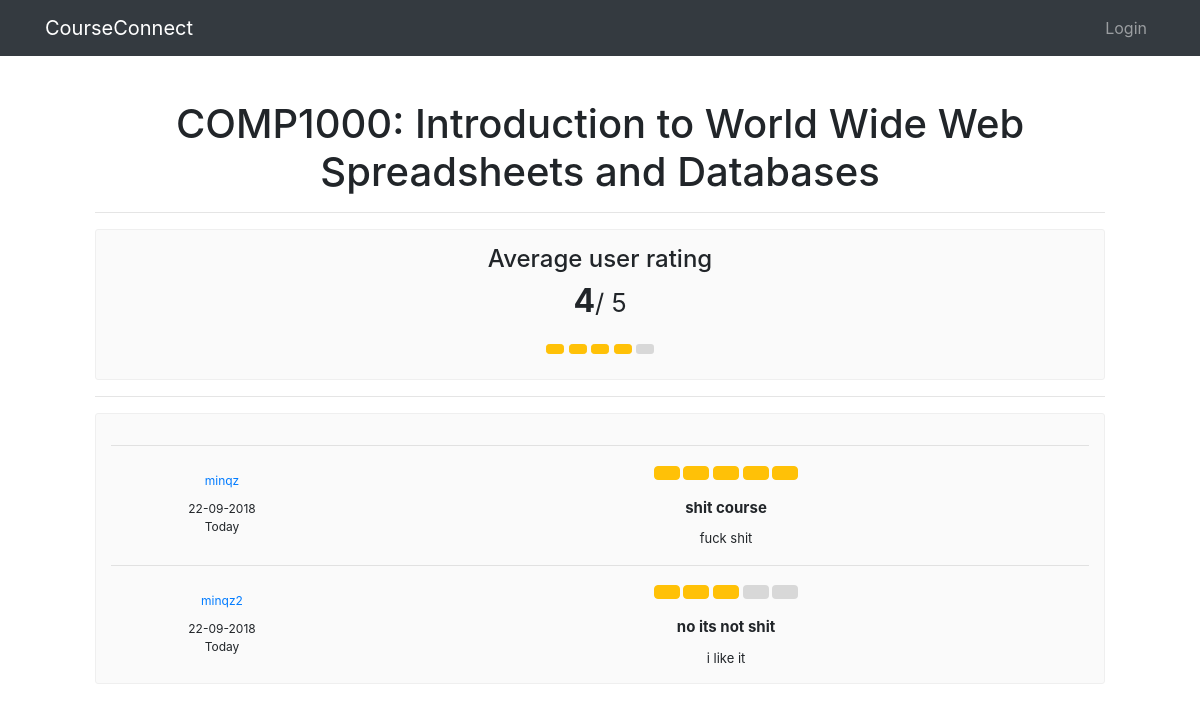
The page /course/1 on the database as committed earlier.
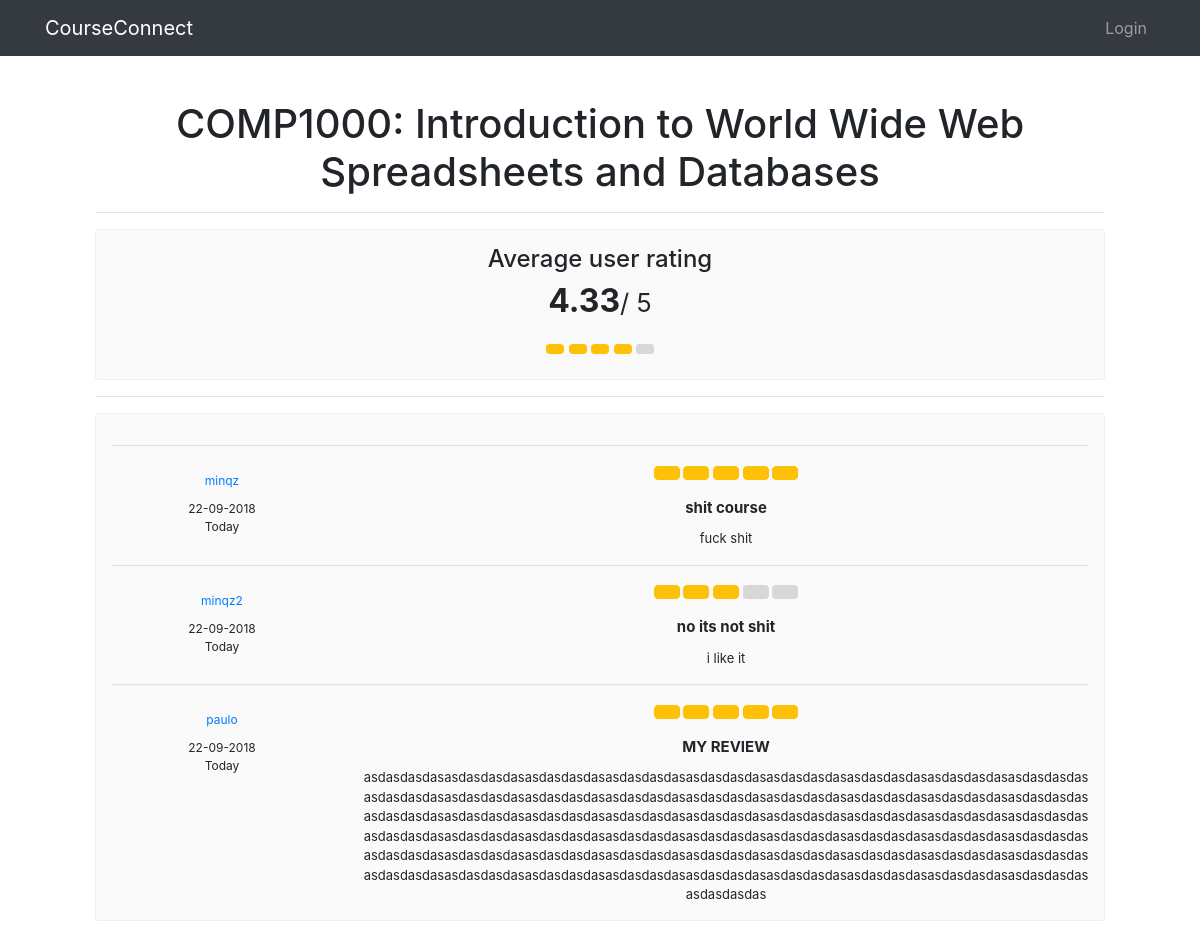
The same page on the database as committed later.
### dan/models.py (models this page shows, shortened)
class Course(db.Model):
    __tablename__ = "course"
    id = db.Column(db.Integer, primary_key=True)
    name = db.Column(db.String(64), nullable=False, unique=False)
    code = db.Column(db.String(16), nullable=False, unique=True)
    rating = db.Column(db.Integer)
    reviews = db.relationship('CourseReview', backref='course', lazy=True)

class CourseReview(db.Model):
    __tablename__ = "coursereview"
    id = db.Column(db.Integer, primary_key=True)
    course_id = db.Column(db.Integer, db.ForeignKey('course.id'))
    user_id = db.Column(db.Integer, db.ForeignKey('user.id'))
    title = db.Column(db.String(128))
    review = db.Column(db.String(128))
    rating = db.Column(db.Integer)
    date = db.Column(db.DateTime, nullable=True)
    user_grade = db.Column(db.Integer)

class User(UserMixin, db.Model):
    __tablename__ = "user"
    id = db.Column(db.Integer, primary_key=True)
    username = db.Column(db.String(128), nullable=False, unique=True)
    email = db.Column(db.String(128), nullable=False, unique=True)
    password_hash = db.Column(db.String(128))
    reviews = db.relationship('CourseReview', backref='user', lazy=True)

### dan/views.py (the view)
@app.route('/course/<int:course_id>')
def course(course_id):
    course = Course.query.get(course_id)
    return render_template('course.html', course=course)

### dan/templates/course.html (shortened to what this page needs)
{% extends "layout.html" %}
{% block content %}
    <h1>{{ course.code }}: {{ course.name }}</h1>
    <hr>
    <div class="row">
        <div class="col-sm-12">
            <div class="rating-block">
                <h4>Average user rating</h4>
                <h2 class="bold padding-bottom-7">{{course.rating|round(precision=2) }}<small>/ 5</small></h2>
                {% for i in range(course.rating|int) %}
                <button type="button" class="btn btn-warning btn-sm" aria-label="Left Align">
                </button>
                {% endfor %}
                {% for i in range(5-course.rating|int) %}
                <button type="button" class="btn btn-default btn-grey btn-sm" aria-label="Left Align">
                </button>
                {% endfor %}
            </div>
        </div>
    </div>
    <div class="row">
        <div class="col-sm-12">
            <hr/>
            <div class="review-block">
                {% for review in course.reviews %}
                <hr/>
                <div class="row">
                    <div class="col-sm-3">
                        <div class="review-block-name"><a href="{{url_for('profile_user', user_id=review.user_id)}}">{{review.user.username}}</a></div>
                        <div class="review-block-date">{{review.date.strftime("%d-%m-%Y")}}<br/>Today</div>
                    </div>
                    <div class="col-sm-9">
                        <div class="review-block-rate">
                            {% for i in range(review.rating|int) %}
                            <button type="button" class="btn btn-warning btn-xs" aria-label="Left Align">
                            </button>
                            {% endfor %}
                            {% for i in range(5-review.rating|int) %}
                            <button type="button" class="btn btn-default btn-grey btn-xs" aria-label="Left Align">
                            </button>
                            {% endfor %}
                        </div>
                        <div class="review-block-title">{{review.title}}</div>
                        <div id="w74" class="review-block-description">{{review.review}}</div>
                    </div>
                </div>
                {% endfor %}
            </div>
        </div>
    </div>
{% endblock %}

### dan/templates/layout.html (shortened to what this page needs)
<!DOCTYPE html>
<html>
<head>
	<link rel="stylesheet" href="https://stackpath.bootstrapcdn.com/bootstrap/4.1.3/css/bootstrap.min.css">
	<link rel="stylesheet" type="text/css" href={{ url_for('static', filename='css/main.css') }}>
	<link rel="stylesheet" type="text/css" href={{ url_for('static', filename='css/card.css') }}>
	<link rel="stylesheet" type="text/css" href={{ url_for('static', filename='css/review.css') }}>
	<link rel="stylesheet" href="https://cdnjs.cloudflare.com/ajax/libs/font-awesome/4.7.0/css/font-awesome.min.css">
</head>
<body>
	<nav class="navbar navbar-expand-sm fixed-top navbar-dark bg-dark">
		<div class="container">
			<a class="navbar-brand" href="/">CourseConnect</a>
			<div class="collapse navbar-collapse" id="navbarNavAltMarkup">
				<div class="navbar-nav ml-auto">
					{% if current_user.is_anonymous %}
						<a class="nav-item nav-link" href="{{ url_for('login') }}">Login</a>
					{% else %}
						<a class="nav-item nav-link" href="{{ url_for('logout') }}">Logout</a>
					{% endif %}
				</div>
			</div>
		</div>
	</nav>
  	<div class="container" id="padtop">
		{% block content %}
		{% endblock %}
    </div>
</body>
</html>

### dan/static/css/main.css (style rules this page uses)
#padtop { padding-top: 30px; }
:root { --input-padding-x: 0.75rem; --input-padding-y: 0.75rem; }
#w74 { word-wrap: break-word; }

### dan/static/css/card.css (style rules this page uses)
html { background-image: linear-gradient(to bottom right, white, #9f9f9f); height: 100%; }
body { text-align: center; padding: 5rem; }

### dan/static/css/review.css (style rules this page uses)
body { padding-top: 70px; }
.btn-grey { background-color:#D8D8D8; color:#FFF; }
.rating-block { background-color:#FAFAFA; border:1px solid #EFEFEF; padding:15px 15px 20px 15px; border-radius:3px; }
.bold { font-weight:700; }
.padding-bottom-7 { padding-bottom:7px; }
.review-block { background-color:#FAFAFA; border:1px solid #EFEFEF; padding:15px; border-radius:3px; margin-bottom:15px; }
.review-block-name { font-size:12px; margin:10px 0; }
.review-block-date { font-size:12px; }
.review-block-rate { font-size:13px; margin-bottom:15px; }
.review-block-title { font-size:15px; font-weight:700; margin-bottom:10px; }
.review-block-description { font-size:13px; }

Rows that differ between the two databases and show on the page:
changed Course "COMP1000": rating "4" → "4.33"
added CourseReview: user.username "paulo", date "22-09-2018", rating 5 (drawn), title "MY REVIEW", review "asdasdasdasasdasdasdasasdasdasdasasdasdasdasasdasdasdasasdasdasdasasdasdasdasasdasdasdasasdasdasdasasdasdasdasasdasdasdasasdasdasdasasdasdasdasasdasdasdasasdasdasdasasdasdasdasasdasdasdasasdasdasdasasdasdasdasasdasdasdasasdasdasdasasdasdasdasasdasdasdasasdasdasdasasdasdasdasasdasdasdasasdasdasdasasdasdasdasasdasdasdasasdasdasdasasdasdasdasasdasdasdasasdasdasdasasdasdasdasasdasdasdasasdasdasdasasdasdasdasasdasdasdasasdasdasdasasdasdasdasasdasdasdasasdasdasdasasdasdasdasasdasdasdasasdasdasdasasdasdasdasasdasdasdasasdasdasdasasdasdasdasasdasdasdasasdasdasdasasdasdasdasasdasdasdasasdasdasdasasdasdasdas"
